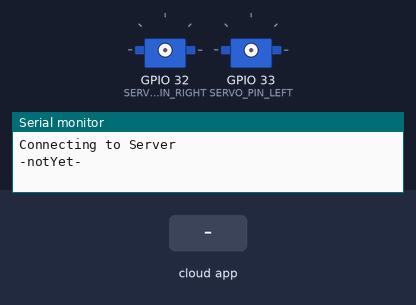
This sketch was run on a simulated ESP32. On the bench: 2 × servo, the last lines printed to the serial monitor. The test bench sets the inputs (shaded band).

Above: at 0.1 s.
At 2.7 s:
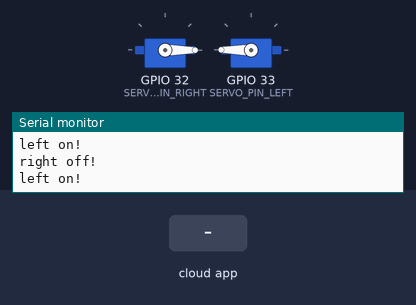
2.8 s: the phone or cloud app sets rightwheel to 0
4.3 s: the phone or cloud app sets leftwheel to 0
Timing chart, 0 to 7.3 s (numbered marks = the images above; inputs shaded):
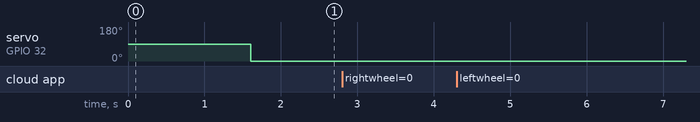

The sketch:

receivevalues.ino
```cpp
#include <ESP32Servo.h>

/*
   Creation & Computation - Digital Futures, OCAD University
   Kate Hartman / Nick Puckett

   Read a value from Adafruit IO

   Be sure to first install
   Libraries:
   Adafruit MQTT
   Arduino Http
   Adafruit IO

   You will also need to create your account at https://io.adafruit.com

   Also, because this library is configured differently you input the details of the SSID + password of
   your Wifi here


 *  * ***NOTE***
   When Wifi is enabled you can only use these pins as analog inputs
   A2
   A3
   A4
   A9 - 33
   A7 - 32
*/


#include "AdafruitIO_WiFi.h"


//get this data from your adafruit.io account
//login and click View AIO Key

#define IO_USERNAME "alusiu"
#define  IO_KEY "64a4aa6f984b48b79d236c93333066d8"

//for ocad wifi make sure you have registered the MAC address of your board
//if you are testing this somewhere else, you'll need to update these settings
#define WIFI_SSID "ocadu-embedded"
#define WIFI_PASS "internetofthings"


AdafruitIO_WiFi io(IO_USERNAME, IO_KEY, WIFI_SSID, WIFI_PASS);

AdafruitIO_Feed *rightwheelFeed = io.feed("rightwheel");      //This creates the feed and gives it the name "sensor1"
AdafruitIO_Feed *leftwheelFeed = io.feed("leftwheel");      //This creates the feed and gives it the name "sensor1"

AdafruitIO_Feed *pauseFeed = io.feed("pause");      //This creates the feed and gives it the name "sensor1"

//This creates the feed and gives it the name "sensor1"
//if the feed already exists it connects you to it.
int refreshRate = 2000;
int rightWheel = 500;                         //free account on AIO is limited to 30 per minute
int leftWheel = 500;
int pauseTime = 500;
int pauseTime2 = 500;

boolean pause1 = false;
boolean pause2 = false;

//free account on AIO is limited to 30 per minute
//free account on AIO is limited to 30 per minute
unsigned long lastRefresh = 0;                  //used to create the sending timer
unsigned long lastRefresh2 = 0;                  //used to create the sending timer
unsigned long lastRefresh3 = 0;
unsigned long lastRefresh4 = 0;//used to create the sending timer

int errorCounter = 0;

#define SERVO_PIN_LEFT 33
#define SERVO_PIN_RIGHT 32

//this variable will hold the value we read from AIO

Servo servoleft;
Servo servoright;


void setup()
{


  Serial.begin(9600);

  servoright.setPeriodHertz(50);
  servoleft.setPeriodHertz(50);

  //servoright.attach(SERVO_PIN_RIGHT);
  //servoleft.attach(SERVO_PIN_LEFT);

  connectToAIO();                           //connect to the service
}

void loop()
{
  updateAIOfeeds();

}

void connectToAIO()
{
  io.connect();  //connect to the server using your login credentials
  Serial.println("Connecting to Server");

  leftwheelFeed->onMessage(readIncomingLeft);

  rightwheelFeed->onMessage(readIncomingRight);  ///connect the feed to a callback function to handle incoming data

  pauseFeed->onMessage(readIncomingPause);

  //update the status in the console as it attempts to make a connection
  while (io.status() < AIO_CONNECTED)
  {
    Serial.print("-notYet-");
    delay(500);
    errorCounter++;

    if (errorCounter >= 10)
    {
      Serial.println("**Something isn't working**");
    }

  }
  Serial.println("***Success***");  //Successfully connected
  Serial.println(io.statusText());

}


void updateAIOfeeds()
{

  if (millis() - lastRefresh >= rightWheel) {
    Serial.println("right on!");
    servoright.detach();

    if (rightWheel > leftWheel) {
      if (millis() -  lastRefresh3 >= pauseTime) {
        lastRefresh = millis();
      }
    } else {
      if (millis() -  lastRefresh3 >= pauseTime2) {
        lastRefresh = millis();
      }
    }

  } else {

    servoright.attach(SERVO_PIN_RIGHT);
    lastRefresh3 = millis();
    forward();
    Serial.println("right off!");
  }

  if (millis() - lastRefresh2 >= leftWheel) {
    Serial.println("left off!");
    servoleft.detach();
    if (rightWheel > leftWheel) {
      if (millis() -  lastRefresh4 >= pauseTime) {
        lastRefresh2 = millis();
      }
    } else {
      if (millis() -  lastRefresh4 >= pauseTime2) {
        lastRefresh2 = millis();
      }
    }

  } else {
    Serial.println("left on!");
    servoleft.attach(SERVO_PIN_LEFT);
    lastRefresh4 = millis();
    backward();

  }

  io.run(); //update everything on AIO

}

void readIncomingRight(AdafruitIO_Data * inData)  ///callback function for handling the incoming data
//this was defined inside the connectAIO function.  line 82
{
  rightWheel = atol(inData->value());
  Serial.print("Incoming Value Right: ");
  Serial.println(rightWheel);

}


void readIncomingLeft(AdafruitIO_Data * inData)  ///callback function for handling the incoming data
//this was defined inside the connectAIO function.  line 82
{
  leftWheel = atol(inData->value());
  Serial.print("Incoming Value Left: ");
  Serial.println(leftWheel);

}

void readIncomingPause(AdafruitIO_Data * inData)  ///callback function for handling the incoming data
//this was defined inside the connectAIO function.  line 82
{
  pauseTime = atol(inData->value());

  if (rightWheel > leftWheel) {
    pauseTime2 = (rightWheel - leftWheel) + pauseTime;
  } else {
    pauseTime2 = (leftWheel - rightWheel) + pauseTime;
  }
  Serial.print("Incoming Value Left: ");
  Serial.println(pauseTime);

}

void forward() {
  servoright.write(360);
  servoright.write(0);
}

void backward() {
  servoleft.write(0);
  servoleft.write(360);
}
```
